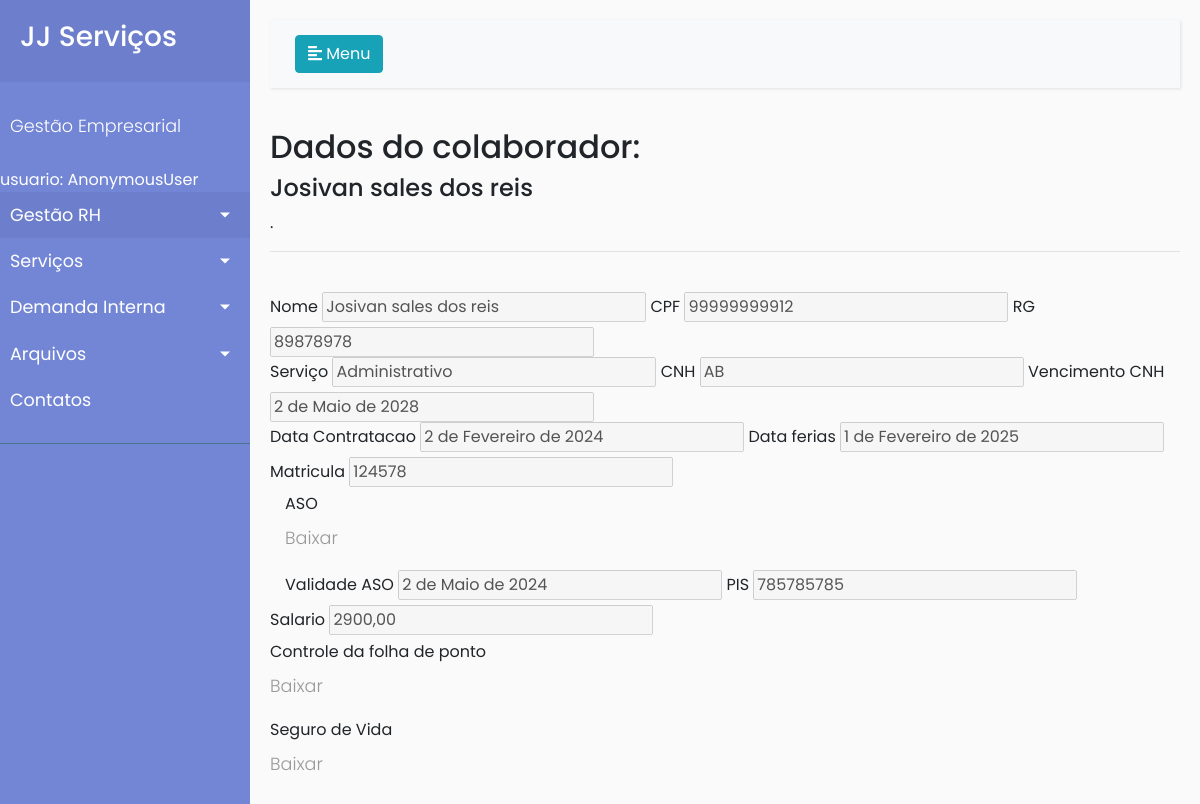
Screenshot of /verdetalhe/7/ with the database file from the repository.
### GestaoHR/models.py (models this page shows, shortened)
class collaborator(models.Model):
    tipo_servico = [
        ('Administrativo','Administrativo'),
        ('Externo', 'Externo'),
    ]
    Nome = models.CharField(max_length=150, blank=False, null=False)
    CPF = models.CharField(max_length=11, unique=True, blank=False, null=False)
    RG = models.CharField(max_length=12, unique=True, blank=True, null=True)
    Servico = models.CharField(max_length=20,choices=tipo_servico, )
    CNH = models.CharField(max_length=12, blank=True, null=True)
    Vencimento_CNH = models.DateField(blank=True, null=True)
    Data_contratacao = models.DateField(blank=True, null=True)
    Data_ferias = models.DateField()
    matricula = models.CharField(max_length=15, blank=True, null=True, unique=True)
    ASO = models.FileField(upload_to='media/ASO/', blank=True, null=True)
    validade_aso = models.DateField()
    PIS = models.CharField(max_length=15, blank=True, null=True)
    Salario = models.DecimalField(max_digits=10, decimal_places=2, )
    Controle_folha_ponto = models.FileField(upload_to='media/Controle_folha_ponto/', blank=True, null=True)
    Seguro_de_vida = models.FileField(upload_to='media/Seguro_vida/', blank=True, null=True)

### GestaoHR/views.py (the view)
# urls.py: path('verdetalhe/<int:pk>/', views.DetalheView.as_view(), name='detalheviews'),
class DetalheView(DetailView):
    model = collaborator
    template_name = 'visualizar_colaborador_unitario.html'
    context_object_name = 'objeto'

### GestaoHR/templates/visualizar_colaborador_unitario.html (shortened to what this page needs)
{% extends 'base.html' %}
{% block 'Material' %}
<h2>Dados do colaborador: <h4>{{objeto.Nome}}</h4>.</h1>
<hr>
<br>
            <div class="form-row">
                <div class="col">
                <label for="">Nome </label>
                <input type="text" value="{{objeto.Nome}}" disabled>
                <label for=""> CPF </label>
                <input type="text" value="{{objeto.CPF}}" disabled>
                <label for="">RG</label>
                <input type="text" value="{{objeto.RG}}"disabled>
                </div>
            </div>
            <div class="form-row">
                <div class="col">
                    <label for="">Serviço</label>
                    <input type="text" value="{{objeto.Servico}}" disabled>
                    <label for="">CNH</label>
                    <input type="text" value="{{objeto.CNH}}"disabled>
                    <label for="">Vencimento CNH</label>
                    <input type="text" value="{{objeto.Vencimento_CNH}}"disabled>
                </div>
            </div>
            <div class="form-row">
                <div class="col">
                <label for="">Data Contratacao</label>
                <input type="text" value="{{objeto.Data_contratacao}}" disabled>
                <label for="">Data ferias</label>
                <input type="text" value="{{objeto.Data_ferias}}"disabled>
                <label for="">Matricula</label>
                <input type="text" value="{{objeto.matricula}}"disabled>
                </div>
            </div>
            <div class="">
                <div class="col">
                <label for="">ASO </label>
                <p><a href="{{objeto.ASO.url}}">Baixar</a></p>
                <label for=""> Validade ASO</label>
                <input type="text" value="{{objeto.validade_aso}}"disabled>
                <label for="">PIS</label>
                <input type="text" value="{{objeto.PIS}}"disabled>
                </div>
            </div>
            <div class="form-row">
                <div class="col">
                <label for="">Salario </label>
                <input type="text" value="{{objeto.Salario}}"disabled>
                <br><label for="">Controle da folha de ponto </label>
                <br><p><a href="{{objeto.Controle_folha_ponto.url}}">Baixar</a></p>
                <label for="">Seguro de Vida </label>
                <p><a href="{{objeto.Seguro_de_vida.url}}">Baixar</a></p>
                </div>
            </div>
{% endblock %}

### GestaoHR/static/CSS/style.css (style rules this page uses)
body { font-family: 'Poppins', sans-serif; background: #fafafa; }
p { font-family: 'Poppins', sans-serif; font-size: 1.1em; font-weight: 300; line-height: 1.7em; color: #999; }
a, a:hover, a:focus { color: inherit; text-decoration: none; transition: all 0.3s; }

### rows the page displays
collaborator: Nome "Josivan sales dos reis", CPF "99999999912", RG "89878978", Servico "Administrativo", CNH "AB", Vencimento_CNH "2 de Maio de 2028", Data_contratacao "2 de Fevereiro de 2024", Data_ferias "1 de Fevereiro de 2025", matricula "124578", validade_aso "2 de Maio de 2024", PIS "785785785", Salario "2900,00"

### other values shown
{{ request.user }} "AnonymousUser"
